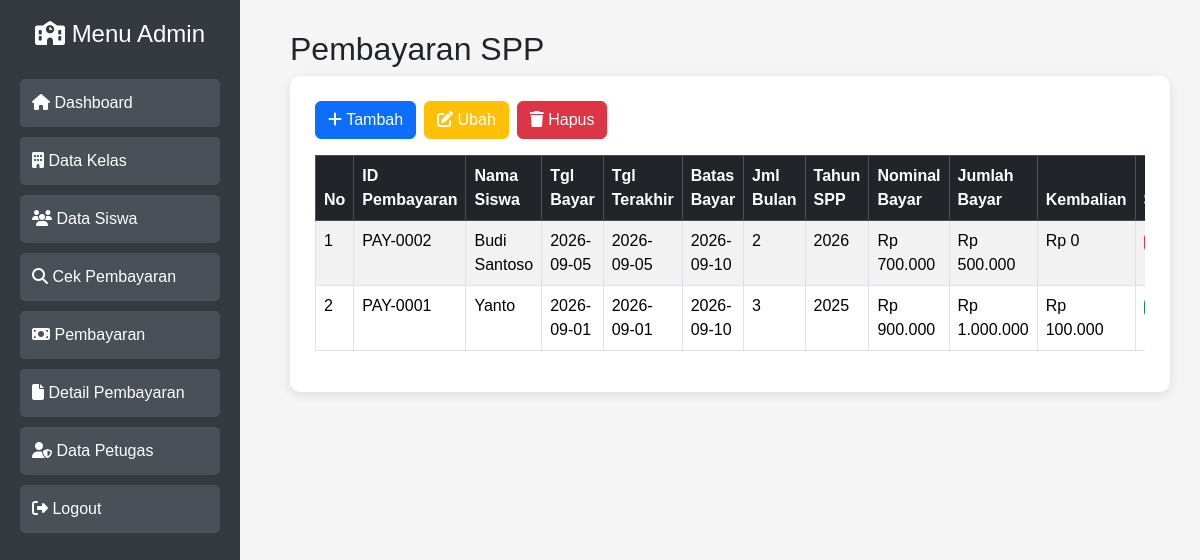
/pembayaran/index.php (signed in), run on the app's committed database.
### tables this page shows
CREATE TABLE `tb_pembayaran` (
  `id_pembayaran` varchar(11) NOT NULL,
  `status` enum('Belum Lunas','Sudah Lunas') DEFAULT NULL,
  `nisn` varchar(10) DEFAULT NULL,
  `tgl_bayar` date DEFAULT NULL,
  `tgl_terakhir_bayar` date DEFAULT NULL,
  `batas_pembayaran` date DEFAULT NULL,
  `jumlah_bulan` varchar(10) DEFAULT NULL,
  `id_spp` varchar(40) DEFAULT NULL,
  `nominal_bayar` varchar(100) DEFAULT NULL,
  `jumlah_bayar` varchar(40) DEFAULT NULL,
  `kembalian` varchar(100) DEFAULT NULL,
  `id_petugas` varchar(11) DEFAULT NULL
);

CREATE TABLE `tb_siswa` (
  `nisn` varchar(10) NOT NULL,
  `nis` varchar(8) DEFAULT NULL,
  `nama` varchar(50) DEFAULT NULL,
  `id_kelas` varchar(11) DEFAULT NULL,
  `nama_kelas` varchar(10) DEFAULT NULL,
  `alamat` text DEFAULT NULL,
  `no_telp` varchar(13) DEFAULT NULL,
  `id_spp` varchar(40) DEFAULT NULL
);

CREATE TABLE `tb_spp` (
  `id_spp` varchar(11) NOT NULL,
  `tahun` int(11) DEFAULT NULL,
  `nominal` varchar(40) DEFAULT NULL
);

### pembayaran/index.php (the view, shortened to what this page needs)
<?php
include_once __DIR__ . "/../config/koneksi.php";
$data = mysqli_query($koneksi,
"SELECT
tb_pembayaran.*,
tb_siswa.nama,
tb_spp.tahun,
tb_spp.nominal
FROM tb_pembayaran
JOIN tb_siswa ON tb_pembayaran.nisn = tb_siswa.nisn
JOIN tb_spp ON tb_pembayaran.id_spp = tb_spp.id_spp
ORDER BY tb_pembayaran.tgl_bayar DESC");
?>
<?php
cekLogin(); include "../template/header.php"; ?>
<?php
cekLogin(); include "../template/sidebar.php"; ?>
<div class="content">
<h2>Pembayaran SPP</h2>
<div class="box">
<div class="mb-3 d-flex gap-2">
    <a href="tambah.php" class="btn btn-primary">
        <i class="fa fa-plus"></i>
        Tambah
    </a>
    <a href="#" class="btn btn-warning text-white"
       onclick="return cekPilih('ubah')">
        <i class="fa fa-edit"></i>
        Ubah
    </a>
    <a href="#" class="btn btn-danger"
       onclick="return cekPilih('hapus')">
        <i class="fa fa-trash"></i>
        Hapus
    </a>
</div>
<div class="table-responsive">
<table class="table table-striped table-bordered">
<thead class="table-dark">
<tr>
    <th>No</th>
    <th>ID Pembayaran</th>
    <th>Nama Siswa</th>
    <th>Tgl Bayar</th>
    <th>Tgl Terakhir</th>
    <th>Batas Bayar</th>
    <th>Jml Bulan</th>
    <th>Tahun SPP</th>
    <th>Nominal Bayar</th>
    <th>Jumlah Bayar</th>
    <th>Kembalian</th>
    <th>Status</th>
</tr>
</thead>
<tbody>
<?php
$no = 1;
while($p = mysqli_fetch_assoc($data)){
?>
<tr>
    <td><?= $no++ ?></td>
    <td><?= $p['id_pembayaran'] ?></td>
    <td><?= $p['nama'] ?></td>
    <td><?= $p['tgl_bayar'] ?></td>
    <td><?= $p['tgl_terakhir_bayar'] ?></td>
    <td><?= $p['batas_pembayaran'] ?></td>
    <td><?= $p['jumlah_bulan'] ?></td>
    <td><?= $p['tahun'] ?></td>
    <td>Rp <?= number_format($p['nominal_bayar'],0,',','.') ?></td>
    <td>Rp <?= number_format($p['jumlah_bayar'],0,',','.') ?></td>
    <td>Rp <?= number_format($p['kembalian'],0,',','.') ?></td>
    <td>
    </td>
</tr>
<?php
cekLogin(); } ?>
</tbody>
</table>
</div>
</div>
</div>
</body>
</html>

### template/header.php (shortened to what this page needs)
<!DOCTYPE html>
<html lang="id">
<head>
<link href="https://cdn.jsdelivr.net/npm/bootstrap@5.3.3/dist/css/bootstrap.min.css" rel="stylesheet">
<link rel="stylesheet" href="https://cdnjs.cloudflare.com/ajax/libs/font-awesome/6.5.0/css/all.min.css">
<link rel="stylesheet" href="/spp_sekolah/assets/css/style.css">
</head>
<body>

### template/sidebar.php (shortened to what this page needs)
<?php
$level = $_SESSION['level'] ?? '';
?>
<div class="sidebar">
<h4>
<i class="fa fa-school"></i>
Menu Admin
</h4>
<a href="/spp_sekolah/dashboard.php">
<i class="fa fa-home"></i>
Dashboard
</a>
<?php if($level === 'admin'): ?>
<a href="/spp_sekolah/kelas/index.php">
<i class="fa fa-building"></i>
Data Kelas
</a>
<?php endif; ?>
<?php if($level === 'admin'): ?>
<a href="/spp_sekolah/siswa/index.php">
<i class="fa fa-users"></i>
Data Siswa
</a>
<?php endif; ?>
<a href="/spp_sekolah/cek_pembayaran/index.php">
<i class="fa fa-search"></i>
Cek Pembayaran
</a>
<a href="/spp_sekolah/pembayaran/index.php">
<i class="fa fa-money-bill"></i>
Pembayaran
</a>
<a href="/spp_sekolah/detail/index.php">
<i class="fa fa-file"></i>
Detail Pembayaran
</a>
<?php if($level === 'admin'): ?>
<a href="/spp_sekolah/petugas/index.php">
<i class="fa fa-user-shield"></i>
Data Petugas
</a>
<?php endif; ?>
<a href="/spp_sekolah/logout.php">
<i class="fa fa-right-from-bracket"></i>
Logout
</a>
</div>

### assets/css/style.css (style rules this page uses)
body { font-family: Arial; background:#f5f5f5; }
.sidebar { position:fixed; width:230px; height:100vh; background:#333; padding:20px; }
.sidebar h4 { color:white; text-align:center; }
.sidebar a { display:block; padding:12px; margin-top:10px; color:white; text-decoration:none; background:#555; border-radius:5px; }
.content { margin-left:250px; padding:20px; }
.sidebar { width:240px; height:100vh; position:fixed; background:#343a40; padding:20px; }
.sidebar h4 { color:white; margin-bottom:30px; }
.sidebar a { display:block; padding:12px; margin-bottom:8px; background:#495057; color:white; border-radius:5px; }
.content { margin-left:260px; padding:30px; }
.box { background:white; padding:25px; border-radius:10px; box-shadow:0 3px 10px #ddd; }

### data on the page
tb_pembayaran: id_pembayaran "PAY-0002", nisn.nama "Budi Santoso", tgl_bayar "2026-09-05", tgl_terakhir_bayar "2026-09-05", batas_pembayaran "2026-09-10", jumlah_bulan "2", id_spp.tahun "2026", nominal_bayar "700.000", jumlah_bayar "500.000", kembalian "0"
tb_pembayaran: id_pembayaran "PAY-0001", nisn.nama "Yanto", tgl_bayar "2026-09-01", tgl_terakhir_bayar "2026-09-01", batas_pembayaran "2026-09-10", jumlah_bulan "3", id_spp.tahun "2025", nominal_bayar "900.000", jumlah_bayar "1.000.000", kembalian "100.000"
